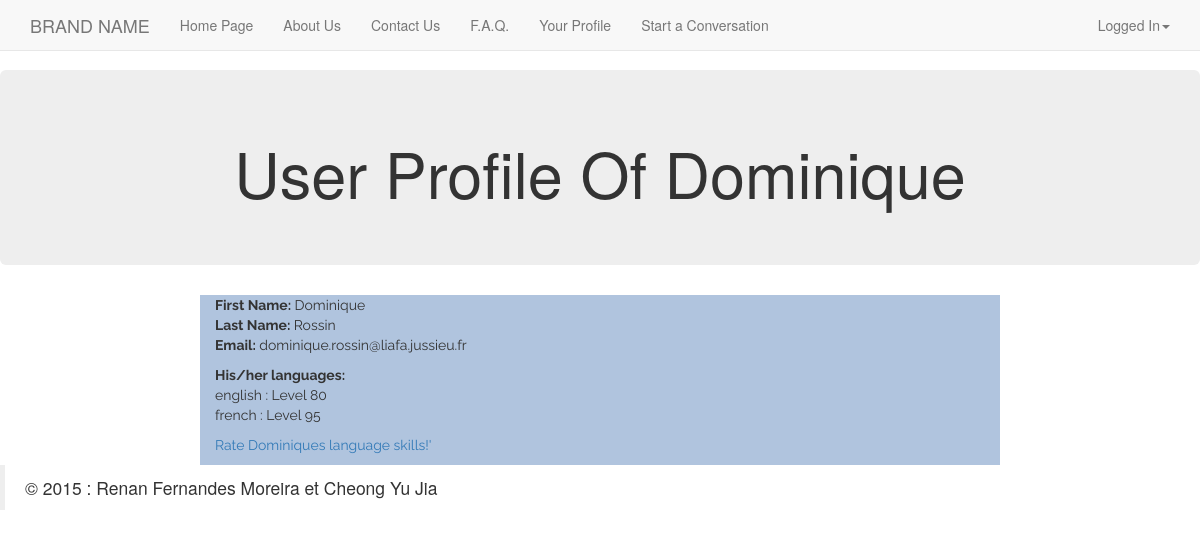
The page /index.php?page=userprofile&altuser=dominique (signed in) on the database its author committed.
### tables this page shows
CREATE TABLE `utilisateurs` (
  `login` varchar(64) NOT NULL,
  `password` varchar(40) NOT NULL,
  `name` varchar(64) NOT NULL,
  `lastname` varchar(64) NOT NULL,
  `birthdate` date NOT NULL,
  `email` varchar(128) NOT NULL
);

CREATE TABLE `known_languages` (
  `id_known` int(11) NOT NULL,
  `login` varchar(64) NOT NULL,
  `language_id` int(11) NOT NULL,
  `level` int(11) NOT NULL
);

CREATE TABLE `langues` (
  `langue_id` int(11) NOT NULL,
  `langue` varchar(64) NOT NULL
);

### content/content-userprofile.php (the view, shortened to what this page needs)
<div class="container-fluid">
    <header>
        <?php require_once('utilities/utils.php'); require_once("utilities/userfunctions.php");
        if(isset($_GET['altuser'])){
            $altuserlogin=$_GET['altuser'];
        }
        else {
            $altuserlogin=$_SESSION["loggedIn"];}
            $altuser = Utilisateur::getUtilisateur($altuserlogin);
        ?>
        <div class="row">
            <div class="jumbotron">
                <div class="container">
                    <h1 style="text-align:center">User Profile Of <?php echo $altuser['name'] ?></h1>
                </div>
            </div>
        </div>
    </header>
    <div class="row">
        <div class="col-md-8 col-md-offset-2 aboutus">
            <?php
                echo "<p><b>First Name: </b>".$altuser['name']."<br>";
                echo "<b>Last Name: </b>".$altuser['lastname']."<br>";
                echo "<b>Email: </b>".$altuser['email']."<br>";
                echo "<p class='text-left'><b>His/her languages:</b><br>";
                showLanguages($altuser['login']);
                echo "</p>";
            ?>
            <p>
            <?php
                echo "<a href='index.php?page=rateuser&altuser=$altuserlogin'>Rate ".$altuser['name']."s language skills!'</a>";
            ?>
            </p>
        </div>
    </div>
</div>

### utilities/userfunctions.php (shortened to what this page needs)
<?php
class Database {
        public static function connect() {
        $dsn = 'mysql:dbname=finalproject;host=127.0.0.1';
        $user = 'root';
        $password = '';
        $dbh = null;
        try {
            $dbh = new PDO($dsn, $user, $password,array(PDO::MYSQL_ATTR_INIT_COMMAND => "SET NAMES utf8"));
            $dbh->setAttribute( PDO::ATTR_ERRMODE, PDO::ERRMODE_EXCEPTION );
        } catch (PDOException $e) {
            echo 'Connexion échouée : ' . $e->getMessage();
            exit(0);
        }
        return $dbh;
        }
    }
class Utilisateur {
    public static function getUtilisateur($login){
        $dbh = Database::connect();
        $query = "SELECT * FROM `utilisateurs` WHERE `login`=\"$login\"";
        $sth = $dbh->prepare($query);
        $request_succeeded = $sth->execute();
        if ($request_succeeded){return $sth->fetch(PDO::FETCH_ASSOC);}
        else {return null;}
    }
}
    function idtolangue($id){
        $dbh = Database::connect();
        $sth = $dbh->prepare("SELECT `langue` FROM `langues` WHERE `langue_id` = '$id'");
        $sth ->execute();
        while($row = $sth->fetch(PDO::FETCH_ASSOC)){
            $langue = $row['langue'];
        }
        return $langue;
    }
    function showLanguages ($login){
        $dbh=Database::connect();
        $query= "SELECT `language_id`,`level`  FROM `known_languages` WHERE `login`='$login'";
        $sth = $dbh->prepare($query);
        $sth->execute();
        while($row = $sth->fetch(PDO::FETCH_ASSOC)){
            $langue = idtolangue($row['language_id']);
            echo $langue. " : Level ".$row['level']. "<br>";
        }
    }
?>

### css/perso.css (style rules this page uses)
body { padding-top: 70px; }
[class*="col-"].aboutus { background-color: #B0C4DE; font-family: 'Raleway', sans-serif; }

### rows shown on the page
utilisateurs: name "Dominique", lastname "Rossin", email "dominique.rossin@liafa.jussieu.fr"
known_languages: language.langue "english", level "80"
known_languages: language.langue "french", level "95"

### other values the page prints
$page->menutitle "Home Page"
$page->menutitle "About Us"
$page->menutitle "Contact Us"
$page->menutitle "F.A.Q."
$page->menutitle "Your Profile"
$page->menutitle "Start a Conversation"
